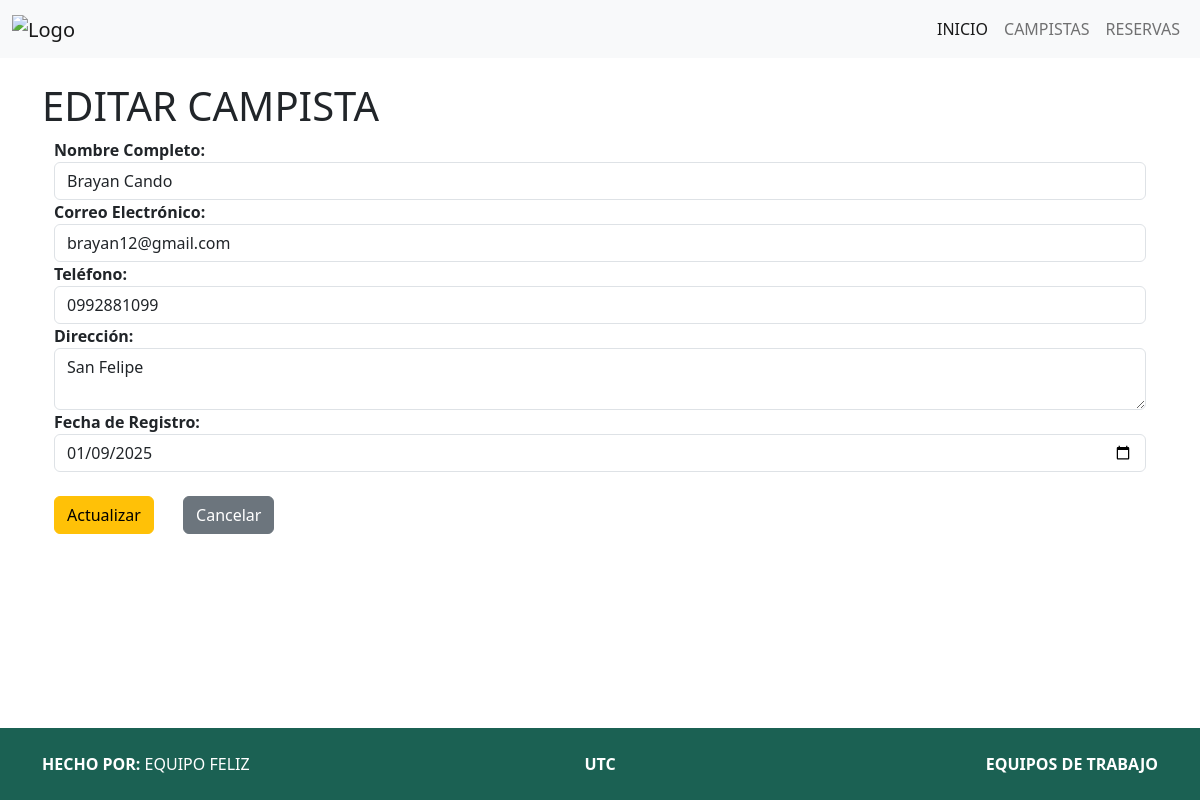
The page /editarCampista/11/ on the database its author committed.
### Aplicaciones/naturaleza/models.py (models this page shows, shortened)
class Campista(models.Model):
    nombre_completo = models.CharField(max_length=255)
    correo_electronico = models.EmailField(unique=True)
    telefono = models.CharField(max_length=15)
    direccion = models.TextField(blank=True, null=True)
    fecha_registro = models.DateTimeField(auto_now_add=True)

### Aplicaciones/naturaleza/views.py (the view)
# urls.py: path('editarCampista/<int:id>/', views.editarCampista, name='editarCampista'),
def editarCampista(request, id):
    campistaEditar = get_object_or_404(Campista, id=id)
    return render(request, 'campista/editarCampista.html', {'campistaEditar': campistaEditar})

### Aplicaciones/naturaleza/templates/campista/editarCampista.html (shortened to what this page needs)
{% extends "plantilla.html" %}
{% block body %}
<h1>EDITAR CAMPISTA</h1>
<div class="container-fluid">
    <div class="row">
        <div class="col-md-12">
            <form action="{% url 'procesoActualizarCampista' %}" method="post">
                <label for="nombre_completo"><b>Nombre Completo:</b></label>
                <input type="text" name="nombre_completo" class="form-control"
                       value="{{ campistaEditar.nombre_completo }}" id="nombre_completo"
                       placeholder="Ingrese el nombre completo del campista" required>
                <label for="correo_electronico"><b>Correo Electrónico:</b></label>
                <input type="email" name="correo_electronico" class="form-control"
                       value="{{ campistaEditar.correo_electronico }}" id="correo_electronico"
                       placeholder="Ingrese el correo electrónico del campista" required>
                <label for="telefono"><b>Teléfono:</b></label>
                <input type="text" name="telefono" class="form-control"
                       value="{{ campistaEditar.telefono }}" id="telefono"
                       placeholder="Ingrese el teléfono del campista" required>
                <label for="direccion"><b>Dirección:</b></label>
                <textarea name="direccion" class="form-control" id="direccion"
                          placeholder="Ingrese la dirección del campista (opcional)">{{ campistaEditar.direccion }}</textarea>
                <label for="fecha_registro"><b>Fecha de Registro:</b></label>
                <input type="date" name="fecha_registro" class="form-control"
                 id="fecha_registro"  value="{{ campistaEditar.fecha_registro|date:'Y-m-d' }}" required>
                <br>
                <button type="submit" class="btn btn-warning">Actualizar</button>
                <a href="{% url 'listado_campistas' %}" class="btn btn-secondary">Cancelar</a>
            </form>
        </div>
    </div>
</div>
<br>
{% endblock %}

### Aplicaciones/naturaleza/templates/plantilla.html (style rules this page uses)
body { display: flex; flex-direction: column; min-height: 100vh; }

### rows shown on the page
Campista: nombre_completo "Brayan Cando", correo_electronico "brayan12@gmail.com", telefono "0992881099", direccion "San Felipe", fecha_registro "01/09/2025"
